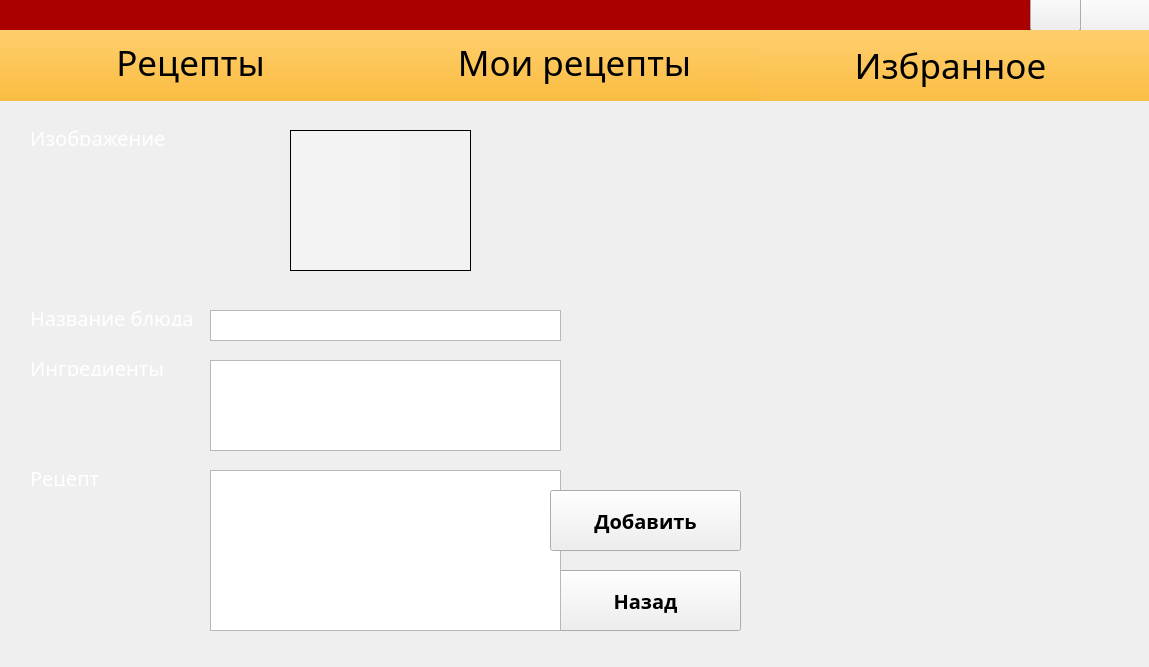
<?xml version="1.0" encoding="UTF-8"?>
<ui version="4.0">
 <class>AddRecipe</class>
 <widget class="QMainWindow" name="AddRecipe">
  <property name="geometry">
   <rect>
    <x>0</x>
    <y>0</y>
    <width>1149</width>
    <height>667</height>
   </rect>
  </property>
  <property name="windowTitle">
   <string>MainWindow</string>
  </property>
  <widget class="QWidget" name="centralwidget">
   <property name="autoFillBackground">
    <bool>false</bool>
   </property>
   <property name="styleSheet">
    <string>QWidget#centralwidget {background-image: url(:/resource/pictures/main_background.png);}</string>
   </property>
   <widget class="QWidget" name="verticalLayoutWidget">
    <property name="geometry">
     <rect>
      <x>0</x>
      <y>0</y>
      <width>1151</width>
      <height>31</height>
     </rect>
    </property>
    <property name="autoFillBackground">
     <bool>false</bool>
    </property>
    <property name="styleSheet">
     <string>QWidget#widget {background-color: rgb(170, 0, 0);}</string>
    </property>
    <layout class="QVBoxLayout" name="verticalLayout">
     <item>
      <widget class="QWidget" name="widget" native="true">
       <widget class="QPushButton" name="pushButton_2">
        <property name="geometry">
         <rect>
          <x>1030</x>
          <y>-10</y>
          <width>51</width>
          <height>41</height>
         </rect>
        </property>
        <property name="cursor">
         <cursorShape>WhatsThisCursor</cursorShape>
        </property>
        <property name="autoFillBackground">
         <bool>false</bool>
        </property>
        <property name="styleSheet">
         <string notr="true">border-image: url(:/resource/pictures/question.png);</string>
        </property>
        <property name="text">
         <string/>
        </property>
       </widget>
       <widget class="QPushButton" name="pushButton">
        <property name="enabled">
         <bool>true</bool>
        </property>
        <property name="geometry">
         <rect>
          <x>1080</x>
          <y>-10</y>
          <width>71</width>
          <height>51</height>
         </rect>
        </property>
        <property name="cursor">
         <cursorShape>OpenHandCursor</cursorShape>
        </property>
        <property name="autoFillBackground">
         <bool>false</bool>
        </property>
        <property name="styleSheet">
         <string notr="true">border-image: url(:/resource/pictures/close.png);</string>
        </property>
        <property name="text">
         <string/>
        </property>
       </widget>
      </widget>
     </item>
    </layout>
   </widget>
   <widget class="QWidget" name="verticalLayoutWidget_2">
    <property name="geometry">
     <rect>
      <x>0</x>
      <y>30</y>
      <width>1151</width>
      <height>71</height>
     </rect>
    </property>
    <layout class="QVBoxLayout" name="verticalLayout_2">
     <item>
      <widget class="QWidget" name="widget_2" native="true">
       <property name="styleSheet">
        <string notr="true">background-color: rgb(255, 170, 0);
</string>
       </property>
       <widget class="QWidget" name="widget_3" native="true">
        <property name="geometry">
         <rect>
          <x>0</x>
          <y>0</y>
          <width>381</width>
          <height>71</height>
         </rect>
        </property>
        <widget class="QPushButton" name="pushButton_3">
         <property name="geometry">
          <rect>
           <x>-10</x>
           <y>-8</y>
           <width>401</width>
           <height>81</height>
          </rect>
         </property>
         <property name="palette">
          <palette>
           <active>
            <colorrole role="Button">
             <brush brushstyle="SolidPattern">
              <color alpha="255">
               <red>255</red>
               <green>170</green>
               <blue>0</blue>
              </color>
             </brush>
            </colorrole>
            <colorrole role="Text">
             <brush brushstyle="SolidPattern">
              <color alpha="255">
               <red>255</red>
               <green>0</green>
               <blue>0</blue>
              </color>
             </brush>
            </colorrole>
            <colorrole role="Base">
             <brush brushstyle="SolidPattern">
              <color alpha="255">
               <red>255</red>
               <green>170</green>
               <blue>0</blue>
              </color>
             </brush>
            </colorrole>
            <colorrole role="Window">
             <brush brushstyle="SolidPattern">
              <color alpha="255">
               <red>255</red>
               <green>170</green>
               <blue>0</blue>
              </color>
             </brush>
            </colorrole>
           </active>
           <inactive>
            <colorrole role="Button">
             <brush brushstyle="SolidPattern">
              <color alpha="255">
               <red>255</red>
               <green>170</green>
               <blue>0</blue>
              </color>
             </brush>
            </colorrole>
            <colorrole role="Text">
             <brush brushstyle="SolidPattern">
              <color alpha="255">
               <red>255</red>
               <green>0</green>
               <blue>0</blue>
              </color>
             </brush>
            </colorrole>
            <colorrole role="Base">
             <brush brushstyle="SolidPattern">
              <color alpha="255">
               <red>255</red>
               <green>170</green>
               <blue>0</blue>
              </color>
             </brush>
            </colorrole>
            <colorrole role="Window">
             <brush brushstyle="SolidPattern">
              <color alpha="255">
               <red>255</red>
               <green>170</green>
               <blue>0</blue>
              </color>
             </brush>
            </colorrole>
           </inactive>
           <disabled>
            <colorrole role="Button">
             <brush brushstyle="SolidPattern">
              <color alpha="255">
               <red>255</red>
               <green>170</green>
               <blue>0</blue>
              </color>
             </brush>
            </colorrole>
            <colorrole role="Text">
             <brush brushstyle="SolidPattern">
              <color alpha="255">
               <red>120</red>
               <green>120</green>
               <blue>120</blue>
              </color>
             </brush>
            </colorrole>
            <colorrole role="Base">
             <brush brushstyle="SolidPattern">
              <color alpha="255">
               <red>255</red>
               <green>170</green>
               <blue>0</blue>
              </color>
             </brush>
            </colorrole>
            <colorrole role="Window">
             <brush brushstyle="SolidPattern">
              <color alpha="255">
               <red>255</red>
               <green>170</green>
               <blue>0</blue>
              </color>
             </brush>
            </colorrole>
           </disabled>
          </palette>
         </property>
         <property name="font">
          <font>
           <family>Avdira</family>
           <pointsize>26</pointsize>
           <weight>50</weight>
           <italic>false</italic>
           <bold>false</bold>
          </font>
         </property>
         <property name="cursor">
          <cursorShape>OpenHandCursor</cursorShape>
         </property>
         <property name="autoFillBackground">
          <bool>false</bool>
         </property>
         <property name="styleSheet">
          <string notr="true">background-color: rgb(255, 170, 0);</string>
         </property>
         <property name="text">
          <string>Рецепты</string>
         </property>
        </widget>
       </widget>
       <widget class="QWidget" name="widget_4" native="true">
        <property name="geometry">
         <rect>
          <x>380</x>
          <y>0</y>
          <width>381</width>
          <height>71</height>
         </rect>
        </property>
        <widget class="QPushButton" name="pushButton_4">
         <property name="geometry">
          <rect>
           <x>-6</x>
           <y>-8</y>
           <width>401</width>
           <height>81</height>
          </rect>
         </property>
         <property name="font">
          <font>
           <family>Avdira</family>
           <pointsize>26</pointsize>
          </font>
         </property>
         <property name="cursor">
          <cursorShape>OpenHandCursor</cursorShape>
         </property>
         <property name="autoFillBackground">
          <bool>false</bool>
         </property>
         <property name="styleSheet">
          <string notr="true">background-color: rgb(255, 170, 0);</string>
         </property>
         <property name="text">
          <string>Мои рецепты</string>
         </property>
        </widget>
       </widget>
       <widget class="QWidget" name="widget_6" native="true">
        <property name="geometry">
         <rect>
          <x>760</x>
          <y>0</y>
          <width>391</width>
          <height>71</height>
         </rect>
        </property>
        <widget class="QPushButton" name="pushButton_5">
         <property name="geometry">
          <rect>
           <x>-10</x>
           <y>-10</y>
           <width>401</width>
           <height>91</height>
          </rect>
         </property>
         <property name="font">
          <font>
           <family>Avdira</family>
           <pointsize>26</pointsize>
          </font>
         </property>
         <property name="cursor">
          <cursorShape>OpenHandCursor</cursorShape>
         </property>
         <property name="autoFillBackground">
          <bool>false</bool>
         </property>
         <property name="styleSheet">
          <string notr="true">background-color: rgb(255, 170, 0);</string>
         </property>
         <property name="text">
          <string>Избранное</string>
         </property>
        </widget>
       </widget>
      </widget>
     </item>
    </layout>
   </widget>
   <widget class="QLabel" name="label">
    <property name="geometry">
     <rect>
      <x>30</x>
      <y>310</y>
      <width>221</width>
      <height>16</height>
     </rect>
    </property>
    <property name="font">
     <font>
      <family>Avdira</family>
      <pointsize>15</pointsize>
     </font>
    </property>
    <property name="autoFillBackground">
     <bool>false</bool>
    </property>
    <property name="styleSheet">
     <string notr="true">color: rgb(255, 255, 255);</string>
    </property>
    <property name="text">
     <string>Название блюда</string>
    </property>
   </widget>
   <widget class="QPushButton" name="pushButton_6">
    <property name="geometry">
     <rect>
      <x>550</x>
      <y>570</y>
      <width>191</width>
      <height>61</height>
     </rect>
    </property>
    <property name="font">
     <font>
      <family>Avdira</family>
      <pointsize>15</pointsize>
      <weight>75</weight>
      <bold>true</bold>
     </font>
    </property>
    <property name="cursor">
     <cursorShape>OpenHandCursor</cursorShape>
    </property>
    <property name="autoFillBackground">
     <bool>false</bool>
    </property>
    <property name="styleSheet">
     <string>QPushButton#pushButton_6 {border-image: url(:/resource/pictures/button.png);}</string>
    </property>
    <property name="text">
     <string>Назад</string>
    </property>
   </widget>
   <widget class="QTextEdit" name="textEdit">
    <property name="geometry">
     <rect>
      <x>210</x>
      <y>310</y>
      <width>351</width>
      <height>31</height>
     </rect>
    </property>
   </widget>
   <widget class="QPlainTextEdit" name="plainTextEdit">
    <property name="geometry">
     <rect>
      <x>210</x>
      <y>360</y>
      <width>351</width>
      <height>91</height>
     </rect>
    </property>
   </widget>
   <widget class="QLabel" name="label_2">
    <property name="geometry">
     <rect>
      <x>30</x>
      <y>360</y>
      <width>221</width>
      <height>16</height>
     </rect>
    </property>
    <property name="font">
     <font>
      <family>Avdira</family>
      <pointsize>15</pointsize>
     </font>
    </property>
    <property name="autoFillBackground">
     <bool>false</bool>
    </property>
    <property name="styleSheet">
     <string notr="true">color: rgb(255, 255, 255);</string>
    </property>
    <property name="text">
     <string>Ингредиенты</string>
    </property>
   </widget>
   <widget class="QPlainTextEdit" name="plainTextEdit_2">
    <property name="geometry">
     <rect>
      <x>210</x>
      <y>470</y>
      <width>351</width>
      <height>161</height>
     </rect>
    </property>
   </widget>
   <widget class="QLabel" name="label_3">
    <property name="geometry">
     <rect>
      <x>30</x>
      <y>470</y>
      <width>221</width>
      <height>16</height>
     </rect>
    </property>
    <property name="font">
     <font>
      <family>Avdira</family>
      <pointsize>15</pointsize>
     </font>
    </property>
    <property name="autoFillBackground">
     <bool>false</bool>
    </property>
    <property name="styleSheet">
     <string notr="true">color: rgb(255, 255, 255);</string>
    </property>
    <property name="text">
     <string>Рецепт</string>
    </property>
   </widget>
   <widget class="QLabel" name="label_4">
    <property name="geometry">
     <rect>
      <x>30</x>
      <y>130</y>
      <width>221</width>
      <height>16</height>
     </rect>
    </property>
    <property name="font">
     <font>
      <family>Avdira</family>
      <pointsize>15</pointsize>
     </font>
    </property>
    <property name="autoFillBackground">
     <bool>false</bool>
    </property>
    <property name="styleSheet">
     <string notr="true">color: rgb(255, 255, 255);</string>
    </property>
    <property name="text">
     <string>Изображение</string>
    </property>
   </widget>
   <widget class="QGraphicsView" name="graphicsView">
    <property name="geometry">
     <rect>
      <x>290</x>
      <y>130</y>
      <width>181</width>
      <height>141</height>
     </rect>
    </property>
    <property name="autoFillBackground">
     <bool>false</bool>
    </property>
    <property name="styleSheet">
     <string notr="true">background-color: qlineargradient(spread:pad, x1:0, y1:0, x2:1, y2:0, stop:0 rgba(255, 255, 255, 70), stop:1 rgba(255, 255, 255, 46));</string>
    </property>
   </widget>
   <widget class="QPushButton" name="pushButton_7">
    <property name="geometry">
     <rect>
      <x>550</x>
      <y>490</y>
      <width>191</width>
      <height>61</height>
     </rect>
    </property>
    <property name="font">
     <font>
      <family>Avdira</family>
      <pointsize>15</pointsize>
      <weight>75</weight>
      <bold>true</bold>
     </font>
    </property>
    <property name="cursor">
     <cursorShape>OpenHandCursor</cursorShape>
    </property>
    <property name="mouseTracking">
     <bool>false</bool>
    </property>
    <property name="styleSheet">
     <string>QPushButton#pushButton_7 {border-image: url(:/resource/pictures/button.png);}</string>
    </property>
    <property name="text">
     <string>Добавить</string>
    </property>
   </widget>
  </widget>
 </widget>
 <resources/>
 <connections/>
</ui>
